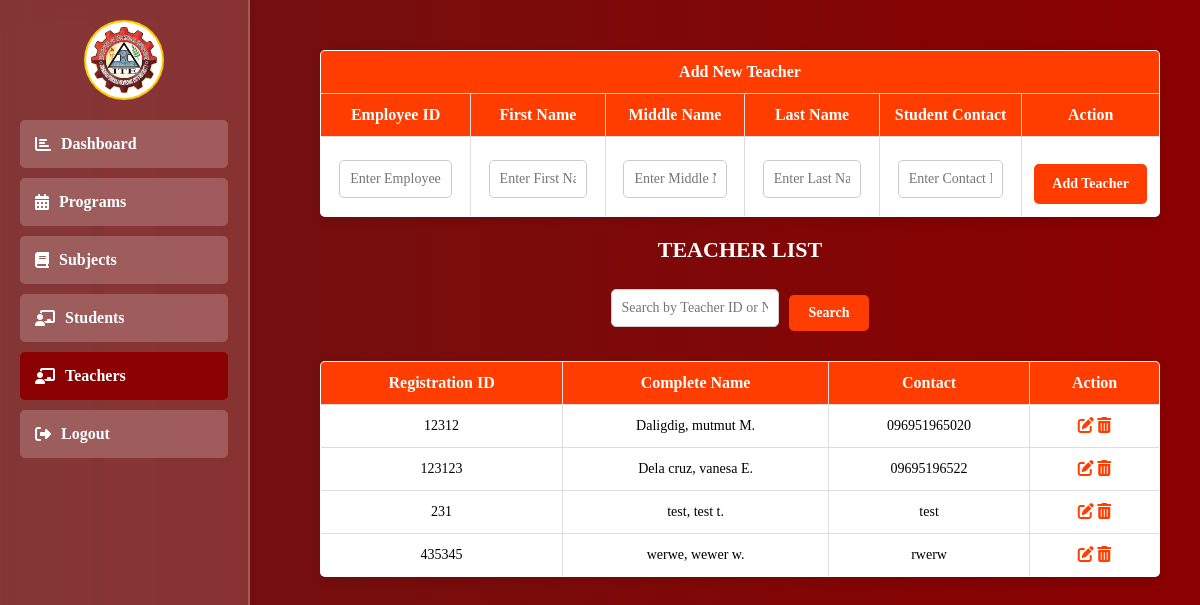
Page /admin/teachers.php (signed in) on the earlier database version.
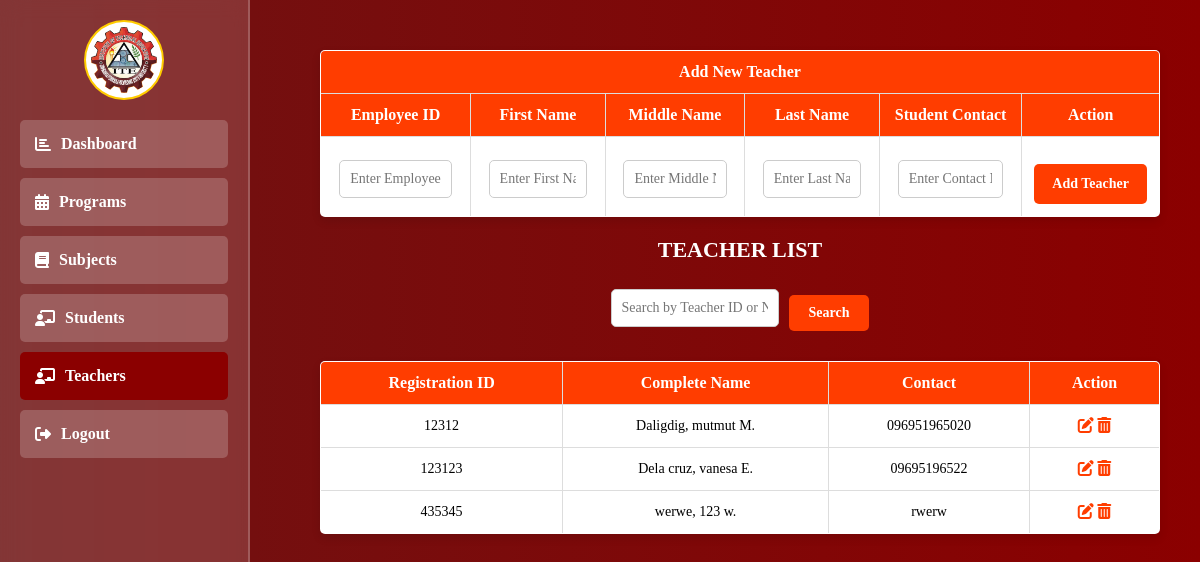
Same page on the later database version.
### tables this page shows
CREATE TABLE `teachers` (
  `id` int(11) NOT NULL,
  `teacher_code` varchar(255) NOT NULL,
  `fname` varchar(50) NOT NULL,
  `mname` varchar(50) NOT NULL,
  `lname` varchar(50) NOT NULL,
  `profile` varchar(100) NOT NULL,
  `profession` varchar(100) NOT NULL,
  `contact` varchar(50) NOT NULL,
  `section` varchar(20) NOT NULL,
  `verify` varchar(20) NOT NULL
);

### admin/admin_function.php (called while the page is built, shortened)
<?php
include "../db_connect.php";
function TeacherNonAct()
{
    global $pdo;
    try {
        $stmt = $pdo->prepare("SELECT * FROM teachers");
        $stmt->execute();
        return $teachers = $stmt->fetchAll(PDO::FETCH_ASSOC);
    } catch (PDOException $e) {
        echo 'ERROR: ' . $e->getMessage();
    }
}

### admin/teachers.php (the view, shortened to what the changed rows need)
<?php
include "../db_connect.php";
include "./admin_function.php";
?>
<head>
    <link rel="stylesheet" href="https://cdnjs.cloudflare.com/ajax/libs/font-awesome/6.2.0/css/all.css">
</head>
<div>
    <div class="content">
        <div class="dashboard-container">
            <form action="teachers.php" method="post">
                <table border="1" cellpadding="5" cellspacing="0">
                    <thead>
                        <tr>
                            <th colspan="6">Add New Teacher</th>
                        </tr>
                    </thead>
                    <thead>
                        <tr>
                            <th>Employee ID</th>
                            <th>First Name</th>
                            <th>Middle Name</th>
                            <th>Last Name</th>
                            <th>Student Contact</th>
                            <th>Action</th>
                        </tr>
                    </thead>
                </table>
            </form>
            <div class="right-content">
                <h2>Teacher List</h2>
                <table border="1" cellpadding="6" cellspacing="0">
                    <thead>
                        <tr>
                            <th>Registration ID</th>
                            <th>Complete Name</th>
                            <th>Contact</th>
                            <th>Action</th>
                        </tr>
                    </thead>
                    <tbody>
                        <?php
                        $teachers = TeacherNonAct();
                        if (!empty($teachers)) {
                            foreach ($teachers as $teacher) {
                                echo "<tr>
                        <td>{$teacher['teacher_code']}</td>
                        <td>{$teacher['lname']}, {$teacher['fname']} " . (!empty($teacher['mname']) ? $teacher['mname'][0] . '.' : '') . "</td>
                        <td>{$teacher['contact']}</td>
                        <td>
                            <a href='edit_teacher.php?teacher_code={$teacher['teacher_code']}&fname={$teacher['fname']}&lname={$teacher['lname']}&mname={$teacher['mname']}&contact={$teacher['contact']}&section={$teacher['section']}&profile={$teacher['profile']}'>
                                <i class='fas fa-edit'></i>
                            </a>
                            <a onclick=\"return confirm('Are you sure you want to delete this teacher?')\" href='teachers.php?teacher_code={$teacher['teacher_code']}'>
                                <i class='fas fa-trash-alt'></i>
                            </a>
                        </td>
                    </tr>";
                            }
                        }
                        ?>
                    </tbody>
                </table>
            </div>
        </div>
    </div>
</div>

Differences in the rows shown:
removed teachers: teacher_code "231", lname "test", fname "test", mname "t", contact "test"
changed teachers "werwe": fname "wewer" → "123"
